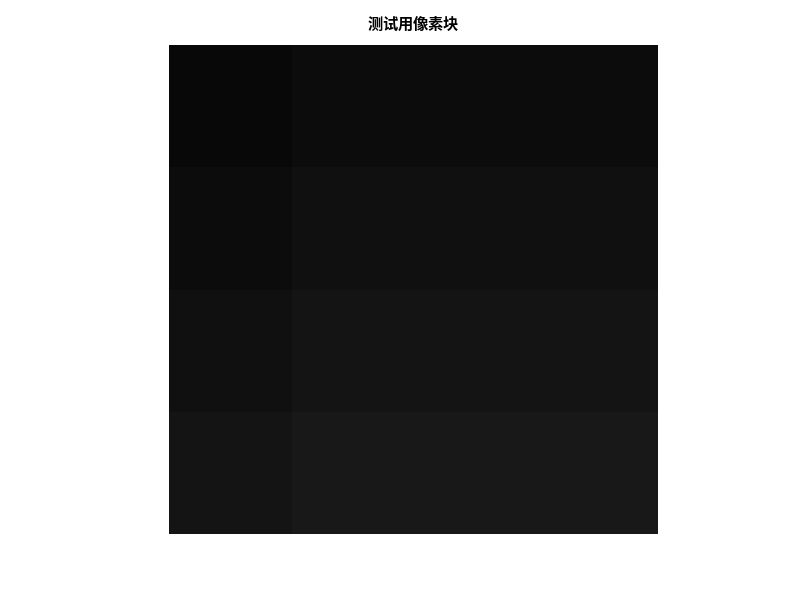
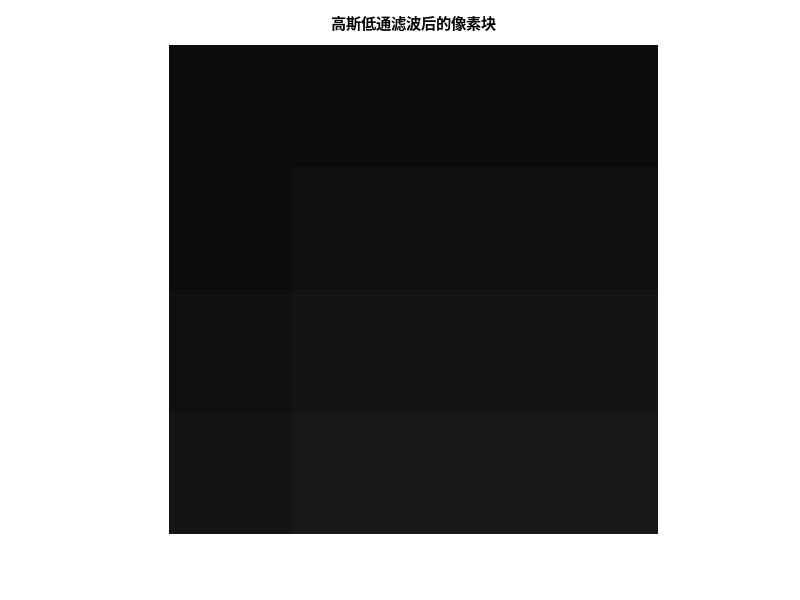
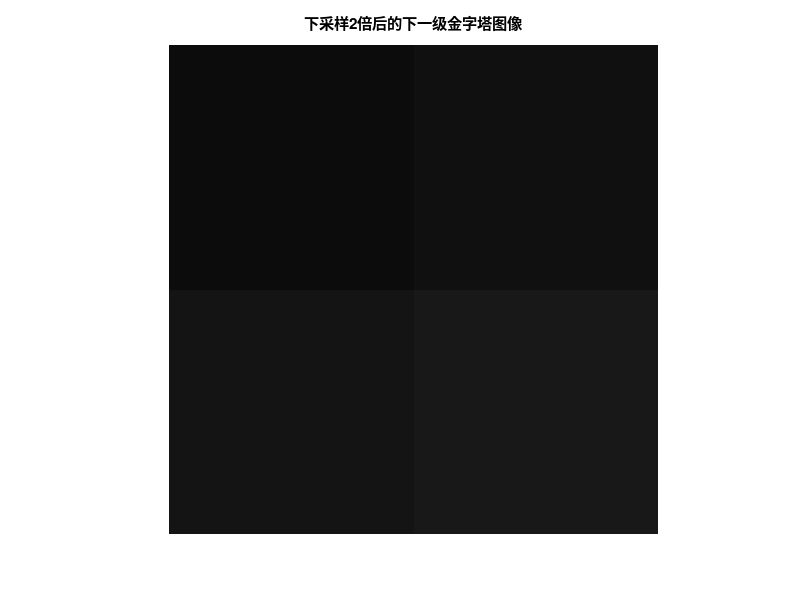
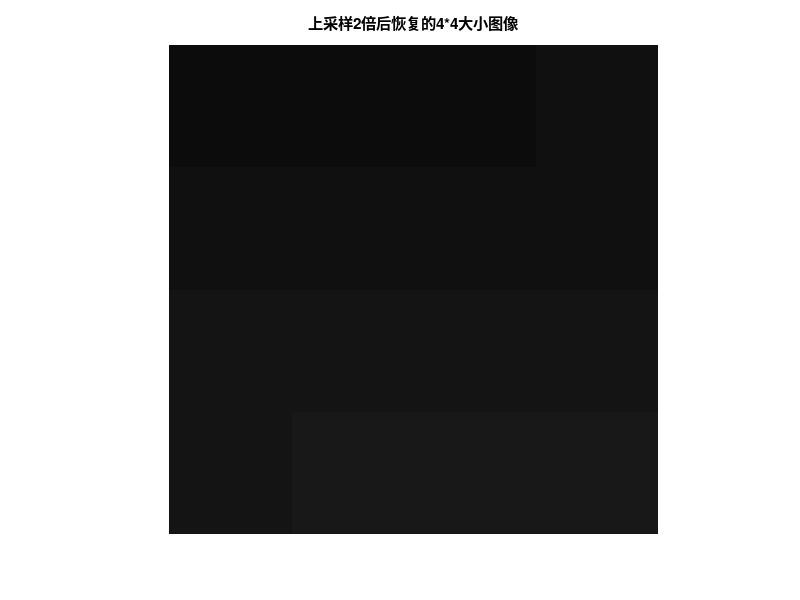

The MATLAB source for these figures, in order:
clc
clear;

%% 原图像灰度矩阵
img_origin = [11,12,13,14;
              15,16,17,18;
              19,20,21,22;
              23,24,25,26];
img_origin = uint8(img_origin);

%% Approximation filter采用高斯低通卷积核来降低图像频率
% 如果是直接对高清图片进行Downsampler，需要的采样率会很高容易造成下采样的混叠
w = fspecial('gaussian');               % 构造3*3的高斯低通卷积滤波核
img_filtered = imfilter(img_origin,w,'conv','symmetric','same');    %滤波过程

%% 对高斯模糊后的4*4图像进行2倍的图像下采样操作 构造下一级的金字塔图像
img_downsampler = zeros(2);              % 创建下采样矩阵
srcW = 2; srcH = 2; dstW = 1; dstH = 1;  % 缩放比例

%注意在OpenCV中矩阵起点是从零开始的
dstX_1 = 1 - 1; dstX_2 = 2 - 1;          % 目标缩小图像的横坐标
dstY_1 = 1 - 1; dstY_2 = 2 - 1;          % 目标缩小图像的纵坐标

% 为了保证图像缩小前后的中心对齐  不能简单地去选取整数行列
% 采用类似于OpenCV库的缩放像素坐标公式保证两者图像中心对齐
% 得到了目标缩小图像的坐标和源图像坐标的对应关系
srcX(1) = (dstX_1 + 0.5) * srcW/dstW - 0.5;     
srcX(2) = (dstX_2 + 0.5) * srcW/dstW - 0.5;
srcY(1) = (dstY_1 + 0.5) * srcH/dstH - 0.5;
srcY(2) = (dstY_2 + 0.5) * srcH/dstH - 0.5;

%为了在Matlab中进行矩阵运算 要把坐标预处理减去的1 加回来
srcX(1) = srcX(1) + 1;srcX(2) = srcX(2) + 1;
srcY(1) = srcY(1) + 1;srcY(2) = srcY(2) + 1;

% 容易发现src的坐标都是浮点值，因此我们需要用双线性插值法计算出亚像素级的灰度值
for i = 1:2
    for j = 1:2
        xx = srcX(i) - floor(srcX(i));
        yy = srcY(j) - floor(srcY(j));
        ky_1 = img_filtered(floor(srcX(i)),ceil(srcY(j)))...
                - img_filtered(floor(srcX(i)),floor(srcY(j)))...
                   /(ceil(srcY(j)) - floor(srcY(j)));
        ky_2 = img_filtered(ceil(srcX(i)),ceil(srcY(j)))...
                - img_filtered(ceil(srcX(i)),floor(srcY(j)))...
                   /(ceil(srcY(j)) - floor(srcY(j)));
        temp_1 = img_filtered(floor(srcX(i)),floor(srcY(j))) + ky_1 * yy;
        temp_2 = img_filtered(ceil(srcX(i)),floor(srcY(j))) + ky_2 * yy;
        kx_temp = (temp_2 - temp_1)/(ceil(srcX(i)) - floor(srcX(i)));
        final = temp_1 + kx_temp * xx;
        img_downsampler(i,j) = final;
    end
end

%% 对上一级金字塔的图像进行2倍的上采样 将其恢复到4*4大小
img_upsampler = zeros(4);               % 创建上采样矩阵
srcW = 1; srcH = 1; dstW = 2; dstH = 2; % 缩放比例

% 目标放大图像的像素位置坐标(采样OpenCV中的矩阵坐标)
dstX = [0,1,2,3];
dstY = [0,1,2,3];

% 计算坐标映射关系
srcX = (dstX + 0.5) .* srcW/dstW - 0.5;
srcY = (dstY + 0.5) .* srcW/dstW - 0.5;

%为了在Matlab中进行矩阵运算 要把坐标预处理减去的1 加回来
srcX = srcX + 1; srcY = srcY + 1;

% 可以发现放大过程的坐标映射会产生像素坐标数值的溢出  e.g. 0.75和2.25
% 这里需要对不同位置的像素采取不同的插值策略
% 对于srcX和srcY坐标范围正常的 4*4图像中间的4个点 采用双线性插值
for i = 2:3
    for j = 2:3
        xx = srcX(i) - floor(srcX(i));
        yy = srcY(j) - floor(srcY(j));
        ky_1 = img_downsampler(floor(srcX(i)),ceil(srcY(j)))...
                - img_downsampler(floor(srcX(i)),floor(srcY(j)))...
                   /(ceil(srcY(j)) - floor(srcY(j)));
        ky_2 = img_downsampler(ceil(srcX(i)),ceil(srcY(j)))...
                - img_downsampler(ceil(srcX(i)),floor(srcY(j)))...
                   /(ceil(srcY(j)) - floor(srcY(j)));
        temp_1 = img_downsampler(floor(srcX(i)),floor(srcY(j))) + ky_1 * yy;
        temp_2 = img_downsampler(ceil(srcX(i)),floor(srcY(j))) + ky_2 * yy;
        kx_temp = (temp_2 - temp_1)/(ceil(srcX(i)) - floor(srcX(i)));
        final = temp_1 + kx_temp * xx;
        img_upsampler(i,j) = final;
    end
end

% 对于4*4图像边缘的点（除顶点）采用线性插值
img_upsampler(1,2) =  img_upsampler(2,2) - (img_upsampler(3,2) - img_upsampler(2,2));
img_upsampler(1,3) =  img_upsampler(2,3) - (img_upsampler(3,3) - img_upsampler(2,3));
img_upsampler(4,2) =  img_upsampler(3,2) - (img_upsampler(2,2) - img_upsampler(3,2));
img_upsampler(4,3) =  img_upsampler(3,3) - (img_upsampler(2,3) - img_upsampler(3,3));
img_upsampler(2,1) =  2 * img_upsampler(2,2) - img_upsampler(2,3);
img_upsampler(3,1) =  2 * img_upsampler(3,2) - img_upsampler(3,3);
img_upsampler(2,4) =  2 * img_upsampler(2,3) - img_upsampler(2,2);
img_upsampler(3,4) =  2 * img_upsampler(3,3) - img_upsampler(3,2);

% 对于4*4图像顶点 采用最邻近插值
img_upsampler(1,1) = img_downsampler(1,1);
img_upsampler(1,4) = img_downsampler(1,2);
img_upsampler(4,1) = img_downsampler(2,1);
img_upsampler(4,4) = img_downsampler(2,2);

img_upsampler = uint8(img_upsampler);

%% 拉普拉斯金字塔图像 即residual
Laplacian = [-1,-1,-1,-1;
             -1,-1,-1,-1;
             -1,-1,-1,-1;
             -1,-1,-1,-1];
Laplacian = int8(img_origin) - int8(img_upsampler);

% 观察残差矩阵我们可以发现 主要的误差都集中在顶点处，也就是直接使用最邻近插值的像素
% 对于本例来说 由于其图像表现出过强的线性特性 因此使用线性插值法才是最佳的插值算法
% 然而并不是所有的图像都有如此特性 一般的图像都是具有高度的非凸特性 图像梯度变化并不规律
% 因此在本例 对顶点的处理的确是线性插值更优，但是在其他的图片中可能是最邻近插值来处理顶点是最优的
% 本程序只是将不同的插值算法策略尝试应用在多样的场景,而本例中的测试样例也告诉我们
% 所有的算法都只是考虑了更一般的普适情况  并不存在放之四海而皆准的算法 
% 要学会具体分析工程应用场景而适当的做出调整

figure(1);imshow(img_origin,'InitialMagnification','fit');title("测试用像素块")
figure(2);imshow(uint8(img_filtered),'InitialMagnification','fit');title("高斯低通滤波后的像素块")
figure(3);imshow(uint8(img_downsampler),'InitialMagnification','fit');title("下采样2倍后的下一级金字塔图像");
figure(4);imshow(uint8(img_upsampler),'InitialMagnification','fit');title("上采样2倍后恢复的4*4大小图像");

disp("经过下采样后的下一级金字塔图像")
disp(img_downsampler)
disp("经过上采样后的恢复的4*4大小图片")
disp(img_upsampler)
disp("残差图像即拉普拉斯金字塔 存储着高频信息")
disp(Laplacian)